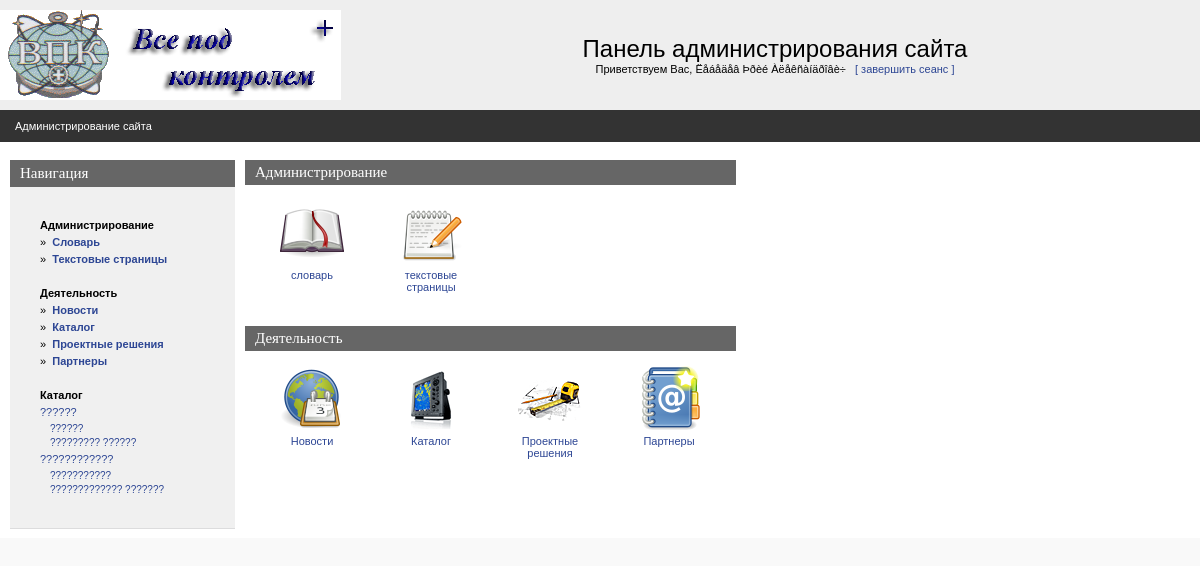
The app's page /admin/main.php (signed in) with its own data.
### tables this page shows
CREATE TABLE IF NOT EXISTS `vpk_static` (
  `static_code` int(11) NOT NULL AUTO_INCREMENT,
  `page_code` int(11) NOT NULL DEFAULT '0',
  `static_name` varchar(200) NOT NULL DEFAULT '',
  `static_text` text NOT NULL,
  `static_pos` int(11) NOT NULL DEFAULT '0',
  `static_seo_title` text,
  `static_seo_desc` text,
  `static_seo_key` text,
  `lang_code` int(11) NOT NULL,
  `static_abstract` text,
  `static_url` varchar(250) DEFAULT NULL,
  PRIMARY KEY (`static_code`),
  KEY `page_code` (`page_code`)
);

### admin/inc/const.php (called while the page is built, shortened)
<?php
    $PREFFIX="vpk";
?>

### admin/inc/functions.php (the view, shortened to what this page needs)
<?php
function view_tree($langcode) {
	global $PREFFIX;
	$catalogshort="SELECT DISTINCT
	{$PREFFIX}_catalog.catalog_code,
	{$PREFFIX}_catalog.catalog_parent,
	{$PREFFIX}_static.static_code,
	{$PREFFIX}_static.static_name
	FROM {$PREFFIX}_static
	INNER JOIN {$PREFFIX}_page ON {$PREFFIX}_page.page_code = {$PREFFIX}_static.page_code
	INNER JOIN {$PREFFIX}_catalog ON {$PREFFIX}_page.page_code = {$PREFFIX}_catalog.page_code
	WHERE (lang_code=$langcode) and (page_active>0)
	ORDER BY static_name";
	$query = mysql_query("$catalogshort") or  die("Ошибка выборки каталога ".$catalogshort);
	$rowCount = mysql_num_rows($query);
	if ($rowCount>0)
	{
	while (list($catalog_code,$catalog_parent,$static_code,$static_name)= mysql_fetch_array($query)) {
		if ($catalog_parent == '0') {
			$one_lvl[] = array ($catalog_code, $catalog_parent, $static_code,$static_name);
		} else {
			$next_lvl[] = array ($catalog_code, $catalog_parent, $static_code,$static_name);
		}
	}
	print '<ul id="tree_one">';
	foreach ($one_lvl as $key){
		print '<li><a href="catalogpage.php?catalog_parent='.$key[0].'">'.$key[3].'</a>';
		print '<ul>';
		view_tree_next_level($key[0], $next_lvl);
		print "</ul>";
		print '</li>';
	}
	print '</ul>';
	}
}
function view_tree_next_level($family, $next_lvl) {
	foreach ($next_lvl as $key) {
		if ($key[1]==$family) {
			print ' <li><a href="catalogpage.php?catalog_parent='.$key[0].'">'.$key[3].'</a></li>';
		}
	}
}
?>

### admin/css/styles.css (style rules this page uses)
body { padding:0px; margin:0px; background-color:#f9f9f9; }
a { text-decoration : none; color: #2d4694; }
ul { text-decoration:none; padding:0; margin-top:5px; margin-bottom:0px; margin-right:0px; margin-left:16px;font-size:10px; }
li { text-decoration:none; padding:0; margin-top:0px; margin-bottom:3px; margin-right:0px; margin-left:0px;font-size:9px; }
.jquery-tree ul { padding:0px; margin:0px; }
.jquery-tree ul li { list-style:none; font-size:11px; }
.jquery-tree ul li ul { padding:0px; margin:0px; margin-bottom:5px; margin-top:5px; }
.jquery-tree ul li ul li { list-style:none; margin-left:10px; font-size:10px; }

### records on screen
vpk_static: static_name "??????"
vpk_static: static_name "??????"
vpk_static: static_name "????????? ??????"
vpk_static: static_name "????????????"
vpk_static: static_name "???????????"
vpk_static: static_name "????????????? ???????"

### other values on screen
$REGUSER["name"] "Ëåáåäåâ Þðèé Àëåêñàíäðîâè÷"
